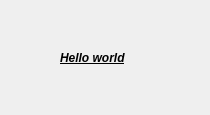
<?xml version="1.0" encoding="UTF-8"?>
<ui version="4.0">
 <class>Dialog</class>
 <widget class="QDialog" name="Dialog">
  <property name="geometry">
   <rect>
    <x>0</x>
    <y>0</y>
    <width>210</width>
    <height>115</height>
   </rect>
  </property>
  <property name="windowTitle">
   <string>Dialog</string>
  </property>
  <widget class="QLabel" name="label">
   <property name="geometry">
    <rect>
     <x>60</x>
     <y>50</y>
     <width>81</width>
     <height>16</height>
    </rect>
   </property>
   <property name="text">
    <string>&lt;html&gt;&lt;head/&gt;&lt;body&gt;&lt;p&gt;&lt;span style=&quot; font-weight:600; font-style:italic; text-decoration: underline;&quot;&gt;Hello world&lt;/span&gt;&lt;/p&gt;&lt;/body&gt;&lt;/html&gt;</string>
   </property>
  </widget>
 </widget>
 <layoutdefault spacing="6" margin="11"/>
 <resources/>
 <connections/>
</ui>
